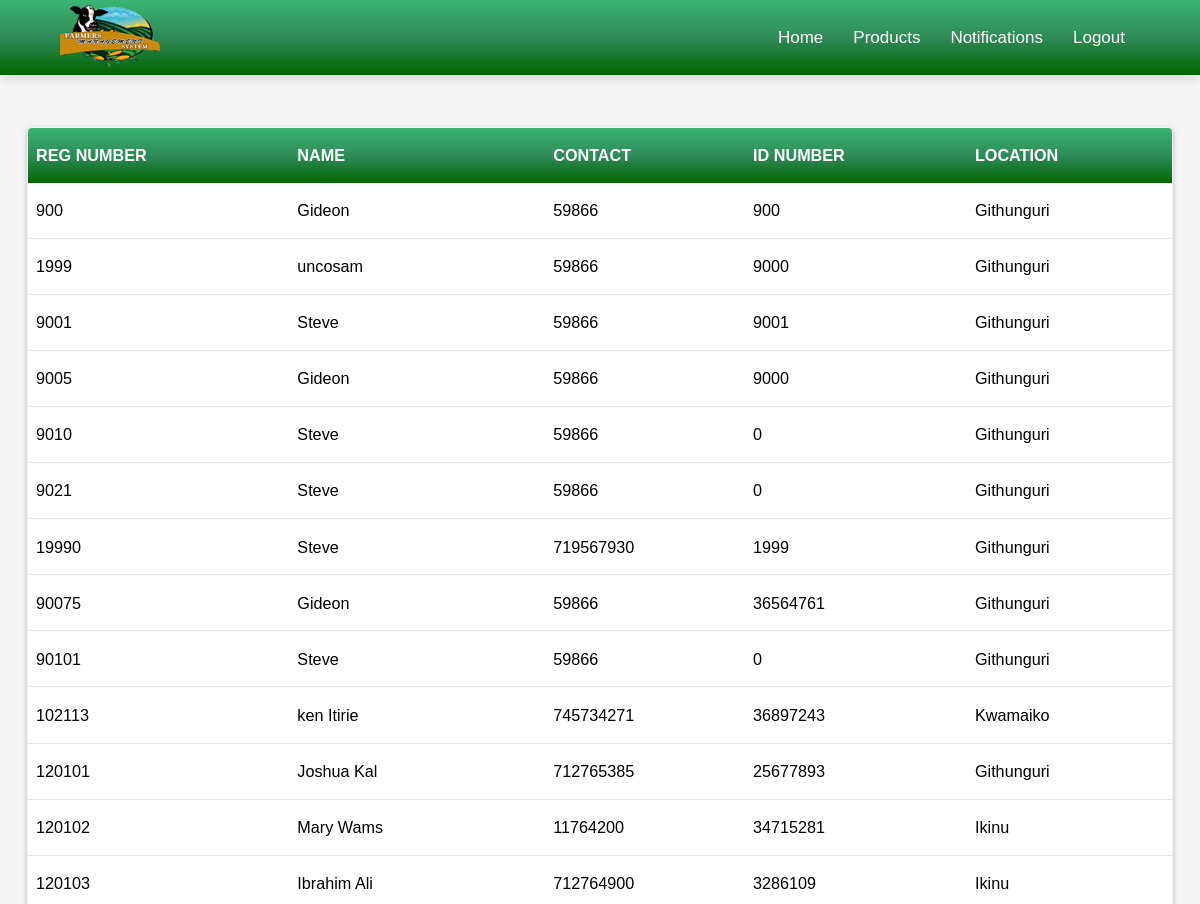
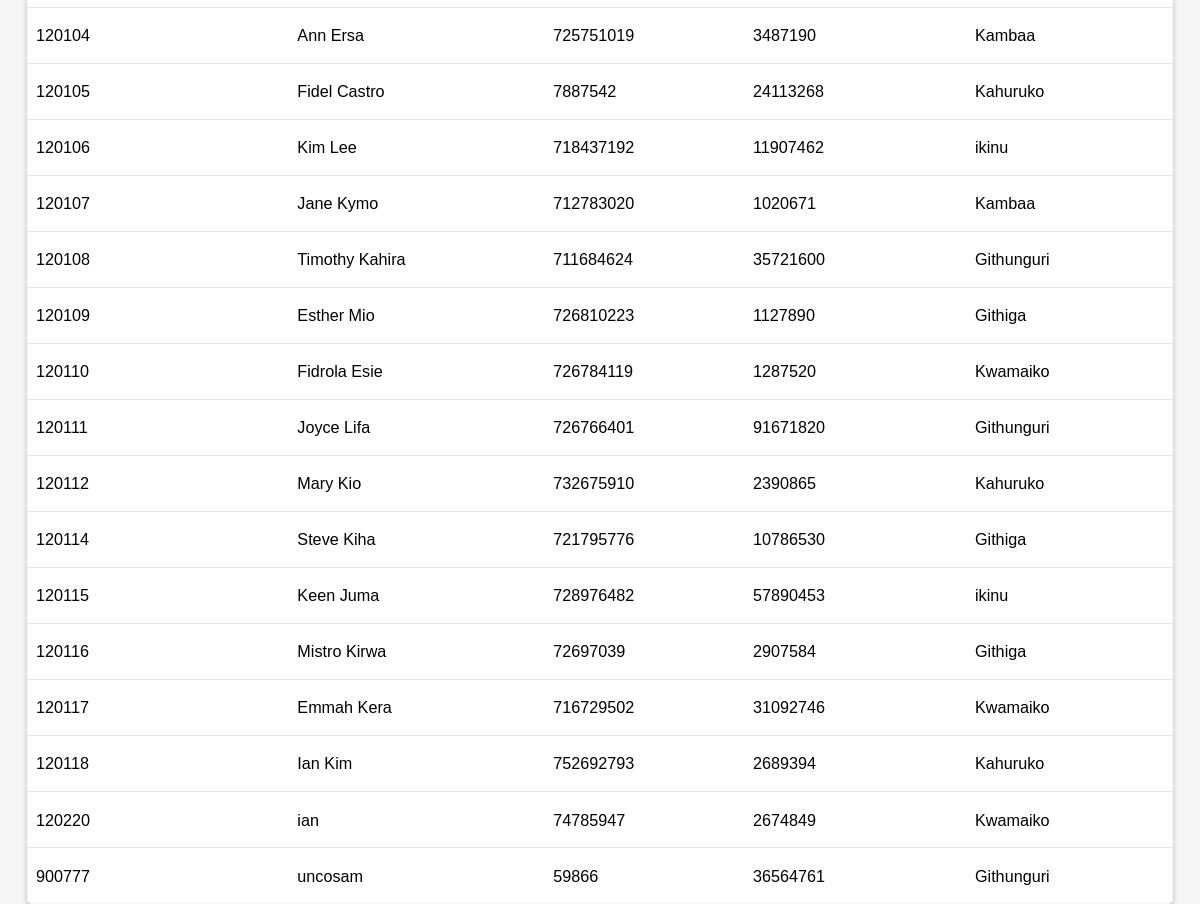
The app's page /staff/farmerslist.php with its own data (2 pictures, top to bottom).
### tables this page shows
CREATE TABLE `farmers` (
  `FarmerReg_No` int(11) NOT NULL,
  `FarmerName` varchar(70) NOT NULL,
  `FarmerContact` int(10) NOT NULL,
  `FarmerId_No` int(10) NOT NULL,
  `FarmerLocation` varchar(30) NOT NULL,
  `password` varchar(255) NOT NULL,
  `vet` varchar(255) DEFAULT NULL
);

### staff/farmerslist.php (the view, shortened to what this page needs)
<!DOCTYPE html>
<html lang="en">
<head>
    <link rel="stylesheet" href="login.css">
    <link rel="stylesheet"
          href="report.css">
</head>
<body style="overflow: scroll!important;">
<nav>
    <div class="navbar">
        <div class="logo"><img src="images/logo.png"></a></div>
        <ul class="menu">
            <li ><a class="active" href="home.php">Home</a></li>
            <li ><a href="products.php">Products</a></li>
            <li ><a href="notifications.php">Notifications</a></li>
            <li ><a href="logout.php">Logout</a></li>
        </ul>
    </div>
</nav>
<?php
require_once "config.php";
$sql="SELECT * FROM farmers";
$results=$db->query($sql)->fetchAll();
?>
<table style="margin-top: 100px">
    <thead>
    <tr>
        <th>REG NUMBER</th>
        <th>NAME</th>
        <th>CONTACT</th>
        <th>ID NUMBER</th>
        <th>LOCATION</th>
    </tr>
    </thead>
    <tbody>
    <?php
    foreach ($results as $row) {
        $reg=$row["FarmerReg_No"];
        $name=$row["FarmerName"];
        $contact=$row["FarmerContact"];
        $id=$row["FarmerId_No"];
        $location=$row['FarmerLocation'];
    echo "<tr>
        <td>$reg</td>
        <td>$name</td>
        <td>$contact</td>
        <td>$id</td>
         <td>$location</td>
    </tr>";
    }
    ?>
    </tbody>
</table>
</body>
</html>

### staff/login.css (style rules this page uses)
* { margin: 0; padding: 0; box-sizing: border-box; font-family: "Poppins", sans-serif; }
nav { position: fixed; left: 0; top: 0; width: 100%; height: 75px; background: linear-gradient(#3CB371,#2E8B57, #006400); box-shadow: 0 5px 10px rgba(0, 0, 0, 0.1); }
nav .navbar { display: flex; align-items: center; justify-content: space-between; height: 100%; max-width: 90%; background: linear-gradient(#3CB371,#2E8B57, #006400); margin: auto; }
nav .navbar .menu { display: flex; }
.navbar .menu li { list-style: none; margin: 0 15px; }
.navbar .menu li a { color: #fff; font-size: 17px; font-weight: 500; text-decoration: none; }
body { margin: 0; padding: 0; background: linear-gradient(#3CB371,#2E8B57, #006400); height: 100vh; overflow: hidden; }

### staff/report.css (style rules this page uses)
body { padding:1.5em; background: #f5f5f5; font-family: "Helvetica Neue", Helvetica, Arial, sans-serif; }
table { border: 1px #a39485 solid; font-size: .9em; box-shadow: 0 2px 5px rgba(0,0,0,.25); width: 100%; border-collapse: collapse; border-radius: 5px; overflow: hidden; }
th { text-align: left; }
thead { font-weight: bold; color: #fff; background: linear-gradient(#3CB371,#2E8B57, #006400); }
td, th { padding: 1em .5em; vertical-align: middle; }
td { border-bottom: 1px solid rgba(0,0,0,.1); background: #fff; }
a { color: #73685d; }
html, body { height: 100%; }
html { font-size: 18px; line-height: 1.4; }
a { color: inherit; text-decoration: none; }
.logo { max-width: 150px; display: block; }

### records on screen
farmers: FarmerReg_No "900", FarmerName "Gideon", FarmerContact "59866", FarmerId_No "900", FarmerLocation "Githunguri"
farmers: FarmerReg_No "1999", FarmerName "uncosam", FarmerContact "59866", FarmerId_No "9000", FarmerLocation "Githunguri"
farmers: FarmerReg_No "9001", FarmerName "Steve", FarmerContact "59866", FarmerId_No "9001", FarmerLocation "Githunguri"
farmers: FarmerReg_No "9005", FarmerName "Gideon", FarmerContact "59866", FarmerId_No "9000", FarmerLocation "Githunguri"
farmers: FarmerReg_No "9010", FarmerName "Steve", FarmerContact "59866", FarmerId_No "0", FarmerLocation "Githunguri"
farmers: FarmerReg_No "9021", FarmerName "Steve", FarmerContact "59866", FarmerId_No "0", FarmerLocation "Githunguri"
farmers: FarmerReg_No "19990", FarmerName "Steve", FarmerContact "719567930", FarmerId_No "1999", FarmerLocation "Githunguri"
farmers: FarmerReg_No "90075", FarmerName "Gideon", FarmerContact "59866", FarmerId_No "36564761", FarmerLocation "Githunguri"
farmers: FarmerReg_No "90101", FarmerName "Steve", FarmerContact "59866", FarmerId_No "0", FarmerLocation "Githunguri"
farmers: FarmerReg_No "102113", FarmerName "ken Itirie", FarmerContact "745734271", FarmerId_No "36897243", FarmerLocation "Kwamaiko"
farmers: FarmerReg_No "120101", FarmerName "Joshua Kal", FarmerContact "712765385", FarmerId_No "25677893", FarmerLocation "Githunguri"
farmers: FarmerReg_No "120102", FarmerName "Mary Wams", FarmerContact "11764200", FarmerId_No "34715281", FarmerLocation "Ikinu"
farmers: FarmerReg_No "120103", FarmerName "Ibrahim Ali", FarmerContact "712764900", FarmerId_No "3286109", FarmerLocation "Ikinu"
farmers: FarmerReg_No "120104", FarmerName "Ann Ersa", FarmerContact "725751019", FarmerId_No "3487190", FarmerLocation "Kambaa"
farmers: FarmerReg_No "120105", FarmerName "Fidel Castro", FarmerContact "7887542", FarmerId_No "24113268", FarmerLocation "Kahuruko"
farmers: FarmerReg_No "120106", FarmerName "Kim Lee", FarmerContact "718437192", FarmerId_No "11907462", FarmerLocation "ikinu"
farmers: FarmerReg_No "120107", FarmerName "Jane Kymo", FarmerContact "712783020", FarmerId_No "1020671", FarmerLocation "Kambaa"
farmers: FarmerReg_No "120108", FarmerName "Timothy Kahira", FarmerContact "711684624", FarmerId_No "35721600", FarmerLocation "Githunguri"
farmers: FarmerReg_No "120109", FarmerName "Esther Mio", FarmerContact "726810223", FarmerId_No "1127890", FarmerLocation "Githiga"
farmers: FarmerReg_No "120110", FarmerName "Fidrola Esie", FarmerContact "726784119", FarmerId_No "1287520", FarmerLocation "Kwamaiko"
farmers: FarmerReg_No "120111", FarmerName "Joyce Lifa", FarmerContact "726766401", FarmerId_No "91671820", FarmerLocation "Githunguri"
farmers: FarmerReg_No "120112", FarmerName "Mary Kio", FarmerContact "732675910", FarmerId_No "2390865", FarmerLocation "Kahuruko"
farmers: FarmerReg_No "120114", FarmerName "Steve Kiha", FarmerContact "721795776", FarmerId_No "10786530", FarmerLocation "Githiga"
farmers: FarmerReg_No "120115", FarmerName "Keen Juma", FarmerContact "728976482", FarmerId_No "57890453", FarmerLocation "ikinu"
farmers: FarmerReg_No "120116", FarmerName "Mistro Kirwa", FarmerContact "72697039", FarmerId_No "2907584", FarmerLocation "Githiga"
farmers: FarmerReg_No "120117", FarmerName "Emmah Kera", FarmerContact "716729502", FarmerId_No "31092746", FarmerLocation "Kwamaiko"
farmers: FarmerReg_No "120118", FarmerName "Ian Kim", FarmerContact "752692793", FarmerId_No "2689394", FarmerLocation "Kahuruko"
farmers: FarmerReg_No "120220", FarmerName "ian", FarmerContact "74785947", FarmerId_No "2674849", FarmerLocation "Kwamaiko"
farmers: FarmerReg_No "900777", FarmerName "uncosam", FarmerContact "59866", FarmerId_No "36564761", FarmerLocation "Githunguri"
